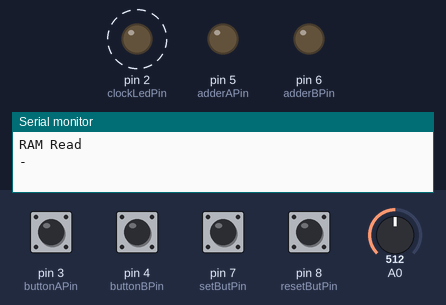
This sketch was run on a simulated Arduino Uno, built with avr-gcc and run on an emulated ATmega328P. On the bench: output pins drawn as LEDs (lit = HIGH), the last lines printed to the serial monitor. Dashed ring = blinking. The inputs (shaded band) are chosen by the test bench; at power-on: pin 3 (buttonAPin), pin 4 (buttonBPin), pin 7 (setButPin), pin 8 (resetButPin) LOW, A0 = 512.

Above: at 0.89 s.
1.4 s: A0 set to 0
3.0 s: pin 3 (buttonAPin) pulled HIGH for 0.65 s
At 4.6 s:
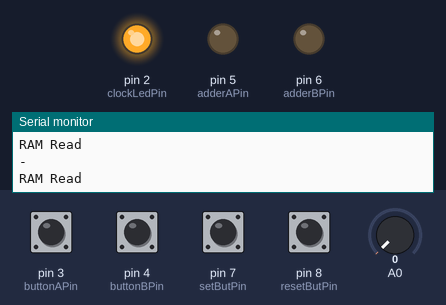
5.1 s: A0 set to 1023
At 6.5 s:
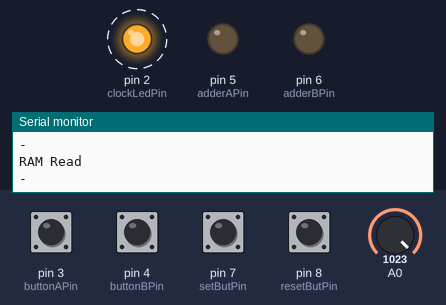
8.2 s: pin 4 (buttonBPin) pulled HIGH for 1 s
At 10.5 s:
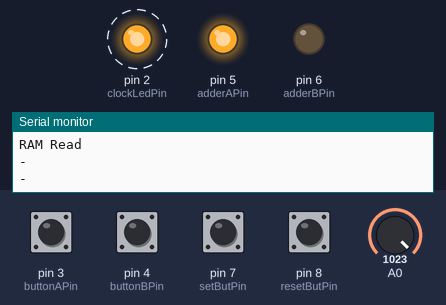
12.3 s: pin 7 (setButPin) pulled HIGH for 1 s
16.3 s: pin 8 (resetButPin) pulled HIGH for 0.65 s
Timing chart, 0 to 20.4 s (numbered marks = the images above; inputs shaded):
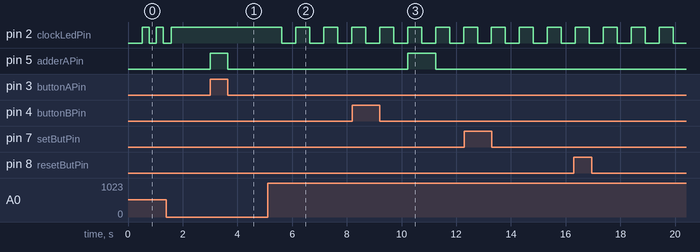

Measured:
- after the input at 3.0 s, pin 5 (adderAPin): LOW → HIGH at once, → LOW 0.64 s later
- after the input at 5.1 s, pin 2 (clockLedPin): alternates HIGH for 0.51 s and LOW for 0.51 s, starting after 0.52 s
- after the input at 8.2 s, pin 5 (adderAPin): LOW → HIGH after 2.0 s, → LOW 1.0 s later

The sketch:

One_Bit_Computer.ino
```cpp
uint16_t clockSpeed = 0;
int clockLedPin = 2;

int buttonAPin = 3;
int buttonBPin = 4;
bool buttonA;
bool buttonB;

int adderAPin = 5;
int adderBPin = 6;
bool adderALatch;
bool adderBLatch;

int setButPin = 7;
int resetButPin = 8;
bool buttSet;
bool buttReset;

void setup() {
  Serial.begin(9600);              //  setup serial
  pinMode(clockLedPin, OUTPUT);

  pinMode(buttonAPin, INPUT);
  pinMode(buttonBPin, INPUT);

  pinMode(adderAPin, OUTPUT);
  pinMode(adderBPin, OUTPUT);

  pinMode(setButPin, INPUT);
  pinMode(resetButPin, INPUT);

  adderALatch = 0;
  adderBLatch = 0;
}

void loop() {
  // INPUT Read
  clockSpeed = analogRead(0);
  buttonA = digitalRead(buttonAPin);
  buttonB = digitalRead(buttonBPin);

  buttSet = digitalRead(setButPin);
  buttReset = digitalRead(resetButPin);

  delay(clockSpeed/2);
  digitalWrite(clockLedPin, LOW);
  delay(clockSpeed/2);
  digitalWrite(clockLedPin, HIGH);

  // Define and reset vars
  bool digit0;
  bool digit1;

  // ADDER
  if( buttonA && buttonB ){
    digit0 = false;
    digit1 = true;
  }else if(buttonA || buttonB){
    digit0 = true;
    digit1 = false;
  }else{
    digit0 = false;
    digit1 = false;
  }

  // Display Result
  digitalWrite(adderAPin, digit0);
  digitalWrite(adderBPin, digit1);

  // IF input is not used, read and display RAM state
  if(!(buttonA || buttonB)){
    Serial.println("RAM Read");
    if(adderALatch){
      digitalWrite(adderAPin, HIGH);
    }else{
      digitalWrite(adderAPin, LOW);
    }
    if(adderBLatch){
      digitalWrite(adderBPin, HIGH);
    }else{
      digitalWrite(adderBPin, LOW);
    }
  }

  // Write to RAM
  if(buttSet){
    Serial.println("RAM Write");
    adderALatch = digit0;
    adderBLatch = digit1;
  }
  // Erase the RAM
  if(buttReset){
    Serial.println("RAM Erase");
    adderALatch = 0;
    adderBLatch = 0;
  }


  Serial.println("-");
}
```
